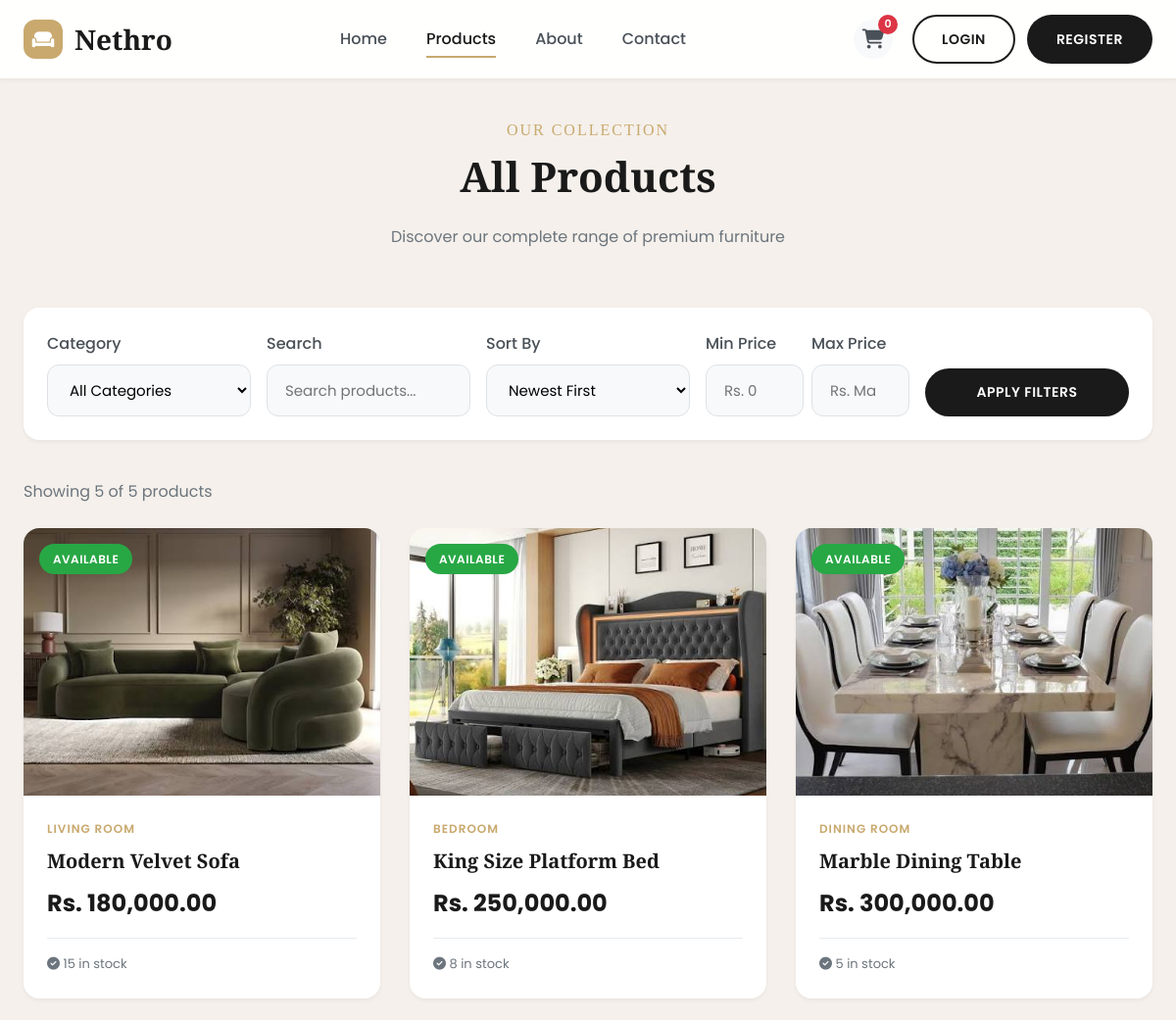
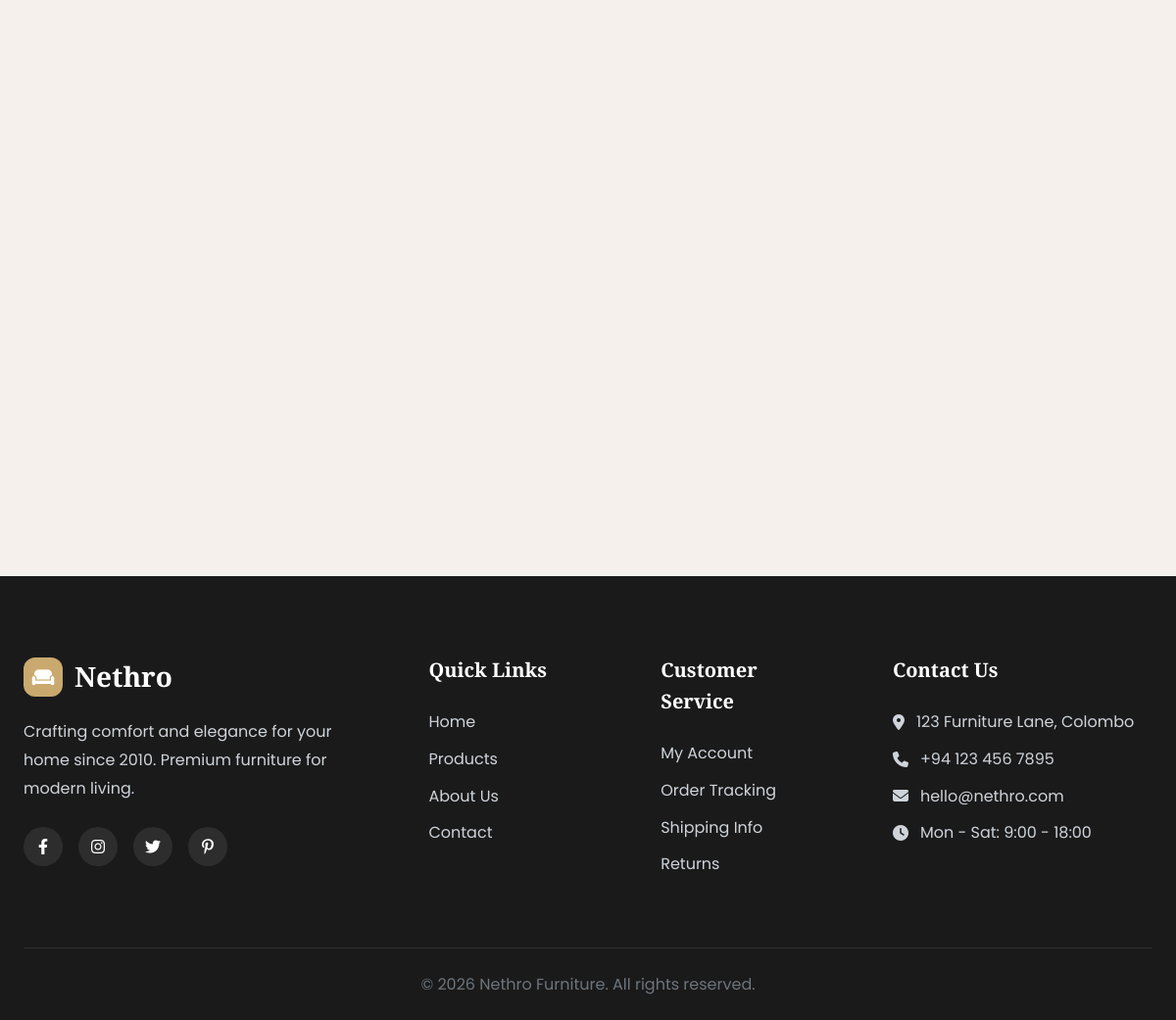
/products.php, run on the app's committed database (2 pictures, top to bottom).
### tables this page shows
CREATE TABLE products (
    id INT AUTO_INCREMENT PRIMARY KEY,
    category_id INT,
    name VARCHAR(100) NOT NULL,
    slug VARCHAR(100) UNIQUE NOT NULL,
    description TEXT,
    short_description VARCHAR(255),
    price DECIMAL(10,2) NOT NULL,
    stock_quantity INT DEFAULT 0,
    image VARCHAR(255),
    gallery TEXT,
    dimensions VARCHAR(100),
    material VARCHAR(100),
    weight DECIMAL(8,2),
    featured BOOLEAN DEFAULT FALSE,
    status ENUM('active', 'inactive') DEFAULT 'active',
    created_at TIMESTAMP DEFAULT CURRENT_TIMESTAMP,
    updated_at TIMESTAMP DEFAULT CURRENT_TIMESTAMP ON UPDATE CURRENT_TIMESTAMP,
    FOREIGN KEY (category_id) REFERENCES categories(id) ON DELETE SET NULL
);

CREATE TABLE categories (
    id INT AUTO_INCREMENT PRIMARY KEY,
    name VARCHAR(50) NOT NULL,
    slug VARCHAR(50) UNIQUE NOT NULL,
    description TEXT,
    image VARCHAR(255),
    created_at TIMESTAMP DEFAULT CURRENT_TIMESTAMP
);

### includes/db.php (called while the page is built, shortened)
<?php
$conn = new mysqli(DB_HOST, DB_USER, DB_PASS, DB_NAME);
$conn->set_charset("utf8mb4");
function executeQuery($sql, $types = "", $params = []) {
    global $conn;
    $stmt = $conn->prepare($sql);
    if ($types && !empty($params)) {
        $stmt->bind_param($types, ...$params);
    }
    if (!$stmt->execute()) {
        trigger_error('DB execute failed: ' . $stmt->error, E_USER_WARNING);
    }
    return $stmt;
}
function fetchOne($sql, $types = "", $params = []) {
    $stmt = executeQuery($sql, $types, $params);
    $result = $stmt->get_result();
    return $result->fetch_assoc();
}
function fetchAll($sql, $types = "", $params = []) {
    $stmt = executeQuery($sql, $types, $params);
    $result = $stmt->get_result();
    return $result->fetch_all(MYSQLI_ASSOC);
}
?>

### products.php (the view, shortened to what this page needs)
<?php
require_once 'includes/header.php';
$search = $_GET['search'] ?? '';
$sort = $_GET['sort'] ?? 'newest';
$minPrice = $_GET['min_price'] ?? '';
$maxPrice = $_GET['max_price'] ?? '';
$params = [];
$types = "";
$where = "WHERE p.status = 'active'";
$orderBy = "ORDER BY p.created_at DESC";
$page = max(1, intval($_GET['page'] ?? 1));
$perPage = 12;
$offset = ($page - 1) * $perPage;
$countSql = "SELECT COUNT(*) as total FROM products p LEFT JOIN categories c ON p.category_id = c.id $where";
$countResult = !empty($types) ? fetchOne($countSql, $types, $params) : fetchOne($countSql);
$totalProducts = $countResult['total'];
$sql = "SELECT p.*, c.name as category_name
        FROM products p
        LEFT JOIN categories c ON p.category_id = c.id
        $where
        $orderBy
        LIMIT ? OFFSET ?";
$params[] = $perPage;
$params[] = $offset;
$types .= "ii";
$products = fetchAll($sql, $types, $params);
require_once 'includes/header.php';
?>
<section class="section" style="padding-top: 40px;">
    <div class="section-header">
        <span class="section-subtitle">Our Collection</span>
        <h2 class="section-title">All Products</h2>
        <p class="section-description">Discover our complete range of premium furniture</p>
    </div>
    <div style="background: white; padding: 24px; border-radius: var(--radius-lg); margin-bottom: 40px; box-shadow: var(--shadow-sm);">
        <form method="GET" action="" style="display: grid; grid-template-columns: repeat(auto-fit, minmax(200px, 1fr)); gap: 16px; align-items: end;">
            <div>
                <label class="form-label">Category</label>
                <select name="category" class="form-control">
                    <option value="">All Categories</option>
                </select>
            </div>
            <div>
                <label class="form-label">Search</label>
                <input type="text" name="search" class="form-control" placeholder="Search products..." value="<?php echo htmlspecialchars($search); ?>">
            </div>
            <div>
                <label class="form-label">Sort By</label>
                <select name="sort" class="form-control">
                    <option value="newest" <?php echo $sort === 'newest' ? 'selected' : ''; ?>>Newest First</option>
                </select>
            </div>
            <div style="display: grid; grid-template-columns: 1fr 1fr; gap: 8px;">
                <div>
                    <label class="form-label">Min Price</label>
                    <input type="number" name="min_price" class="form-control" placeholder="Rs. 0" value="<?php echo $minPrice; ?>">
                </div>
                <div>
                    <label class="form-label">Max Price</label>
                    <input type="number" name="max_price" class="form-control" placeholder="Rs. Max" value="<?php echo $maxPrice; ?>">
                </div>
            </div>
            <div>
                <button type="submit" class="btn btn-primary" style="width: 100%;">Apply Filters</button>
            </div>
        </form>
    </div>
    <p style="margin-bottom: 24px; color: var(--gray-600);">
        Showing <?php echo count($products); ?> of <?php echo $totalProducts; ?> products
    </p>
    <?php if (empty($products)): ?>
    <div style="text-align: center; padding: 80px 24px;">
        <i class="fas fa-search" style="font-size: 48px; color: var(--gray-400); margin-bottom: 16px;"></i>
        <h3 style="font-family: var(--font-display); color: var(--gray-700); margin-bottom: 8px;">No Products Found</h3>
        <p style="color: var(--gray-600);">Try adjusting your filters or search criteria</p>
    </div>
    <?php else: ?>
    <div class="products-grid">
        <?php foreach ($products as $product):
            $isAvailable = $product['stock_quantity'] > 0;
        ?>
        <div class="product-card">
            <div class="product-image-wrapper">
                 <img src="image/<?php echo htmlspecialchars($product['image'] ?? '', ENT_QUOTES, 'UTF-8'); ?>"
                     onerror="this.src='https://placehold.co/300x200/e2e8f0/64748b?text=No+Image'"
                     alt="<?php echo htmlspecialchars($product['name']); ?>" class="product-image w-full h-48 object-cover rounded-lg">
                <span class="product-badge <?php echo $isAvailable ? 'badge-available' : 'badge-outofstock'; ?>">
                    <?php echo $isAvailable ? 'Available' : 'Out of Stock'; ?>
                </span>
            </div>
            <div class="product-info">
                <div class="product-category"><?php echo $product['category_name']; ?></div>
                <h3 class="product-name">
                    <a href="product_details.php?slug=<?php echo $product['slug']; ?>"><?php echo $product['name']; ?></a>
                </h3>
                <div class="product-price"><?php echo 'Rs. ' . number_format((float)$product['price'], 2); ?></div>
                <div class="product-footer">
                    <span class="product-stock">
                        <i class="fas <?php echo $isAvailable ? 'fa-check-circle' : 'fa-times-circle'; ?>"></i>
                        <?php echo $isAvailable ? $product['stock_quantity'] . ' in stock' : 'Out of Stock'; ?>
                    </span>
                </div>
            </div>
        </div>
        <?php endforeach; ?>
    </div>
    <?php endif; ?>
</section>
<?php require_once 'includes/footer.php'; ?>

### css/style.css (style rules this page uses)
:root { --primary: #1a1a1a; --primary-light: #2d2d2d; --secondary: #f5f0eb; --accent: #c9a96e; --accent-dark: #b8945f; --white: #ffffff; --gray-100: #f8f9fa; --gray-200: #e9ecef; --gray-300: #dee2e6; --gray-400: #ced4da; --gray-500: #adb5bd; --gray-600: #6c757d; --gray-700: #495057; --gray-800: #343a40; --gray-900: #212529; --success: #28a745; --danger: #dc3545; --warning: #ffc107; --info: #17a2b8; --font-primary: 'Poppins', sans-serif; --font-display: 'Playfair Display', serif; --shadow-sm: 0 2px 4px rgba(0,0,0,0.05); --shadow-md: 0 4px 6px rgba(0,0,0,0.07); --shadow-lg: 0 10px 25px rgba(0,0,0,0.1); --shadow-xl: 0 20px 40px rgba(0,0,0,0.15); --radius-sm: 8px; --radius-md: 12px; --radius-lg: 16px; --radius-xl: 24px; --radius-full: 9999px; --transition: all 0.3s cubic-bezier(0.4, 0, 0.2, 1); }
* { margin: 0; padding: 0; box-sizing: border-box; }
html { scroll-behavior: smooth; }
body { font-family: var(--font-primary); background-color: var(--secondary); color: var(--gray-800); line-height: 1.6; overflow-x: hidden; }
a { text-decoration: none; color: inherit; transition: var(--transition); }
img { max-width: 100%; height: auto; display: block; }
.btn { display: inline-flex; align-items: center; justify-content: center; gap: 8px; padding: 12px 28px; border-radius: var(--radius-full); font-family: inherit; font-weight: 600; font-size: 14px; cursor: pointer; transition: var(--transition); border: 2px solid transparent; text-transform: uppercase; letter-spacing: 0.5px; }
.btn-primary { background: var(--primary); color: white; }
.section { padding: 100px 24px; max-width: 1400px; margin: 0 auto; }
.section-header { text-align: center; margin-bottom: 60px; }
.section-subtitle { font-family: var(--font-display); color: var(--accent); font-size: 16px; text-transform: uppercase; letter-spacing: 2px; margin-bottom: 12px; }
.section-title { font-family: var(--font-display); font-size: 42px; color: var(--primary); margin-bottom: 16px; }
.section-description { color: var(--gray-600); max-width: 600px; margin: 0 auto; font-size: 16px; }
.products-grid { display: grid; grid-template-columns: repeat(auto-fill, minmax(300px, 1fr)); gap: 30px; }
.product-card { background: white; border-radius: var(--radius-lg); overflow: hidden; box-shadow: var(--shadow-sm); transition: var(--transition); position: relative; }
.product-image-wrapper { position: relative; overflow: hidden; aspect-ratio: 4/3; background: var(--gray-100); }
.product-image { width: 100%; height: 100%; object-fit: cover; transition: transform 0.6s ease; }
.product-badge { position: absolute; top: 16px; left: 16px; padding: 6px 14px; border-radius: var(--radius-full); font-size: 12px; font-weight: 600; text-transform: uppercase; letter-spacing: 0.5px; }
.badge-available { background: var(--success); color: white; }
.product-info { padding: 24px; }
.product-category { font-size: 12px; text-transform: uppercase; letter-spacing: 1px; color: var(--accent); font-weight: 600; margin-bottom: 8px; }
.product-name { font-family: var(--font-display); font-size: 20px; color: var(--primary); margin-bottom: 8px; font-weight: 600; }
.product-price { font-size: 24px; font-weight: 700; color: var(--primary); margin-bottom: 16px; }
.product-footer { display: flex; align-items: center; justify-content: space-between; padding-top: 16px; border-top: 1px solid var(--gray-200); }
.product-stock { font-size: 13px; color: var(--gray-600); }
.form-label { display: block; margin-bottom: 8px; font-weight: 500; color: var(--gray-700); }
.form-control { width: 100%; padding: 14px 18px; border: 1px solid var(--gray-300); border-radius: var(--radius-md); font-family: inherit; font-size: 15px; transition: var(--transition); background: var(--gray-100); }
.animate-fade-in { animation: fadeIn 0.6s ease forwards; }

### data on the page
products: image (picture), shows "AVAILABLE", category.name "LIVING ROOM", name "Modern Velvet Sofa", price "180,000.00", stock_quantity "15"
products: image (picture), shows "AVAILABLE", category.name "BEDROOM", name "King Size Platform Bed", price "250,000.00", stock_quantity "8"
products: image (picture), shows "AVAILABLE", category.name "DINING ROOM", name "Marble Dining Table", price "300,000.00", stock_quantity "5"

### other printed values
getCartCount() "0"
count($products) "5"
$totalProducts "5"
